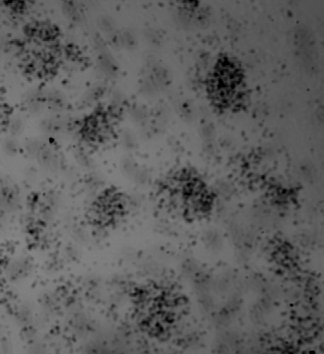
%> input picture TP02/DENSITY.TIF, 324 x 354 px
$ octave Eje04.m   (GNU Octave 9; MATLAB toolbox functions it lacks are replaced by stand-ins)
%> lines starting %> are read from the running program, lines starting %| are printed output that depends on the picture
%> the answer given: DENSITY.TIF
%> further down, I is the input picture: size 354x324 uint8; min 0, max 134, mean 94.4
### TP02/ecualizar.m
function J = ecualizar( I )
%J = ecualizar( I )
%   Ecualiza la imagen de entrada en UINT8

% histograma normalizado; devuelve un vector col
h = imhist(I)/numel(I);
%> h = 256 values, max 0.0234 at index 89, min 0 at index 136, mean 0.00391

% suma acumulada (siempre creciente). LUT de ecualización
g = uint8(cumsum(h)*255); % se multiplica por 255 porque el resultado de cumsum() está entre 0 y 1
%> g = 256 values from 0 to 255

J = aplicaLUT(I, g);


end

### TP02/aplicaLUT.m
function J = aplicaLUT( I, T )
%J = aplicaLUT( I, T )
%   Transforma la intensidad en I en base a T
%       I: imagen original
%       T: vector de transformaci髇
%       J: imagen procesada

J = I;

for k = 0:255
   J(I == k) = T(k+1); % T(0) no existe, comienza desde T(1) ...
end
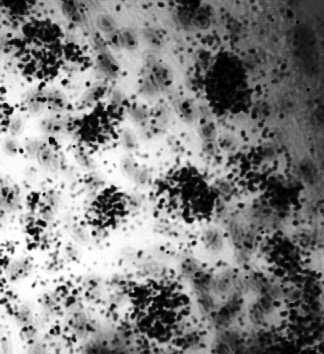
%> J: size 354x324 uint8; min 0, max 255, mean 129.5

end

### TP02/histograma.m
function h = histograma( I )
%h = histograma(I)
%   Calcula histograma de imagen uint8
%   I: imagen de entrada en uint8
%   h = histograma normalizado

h = zeros(1, 256);   % Inicializa histograma

% histograma sin normalizar
for k = 0:255
    h(k+1) = sum(I(:) == k);
end
%> after the loop, h = 256 values, max 2688 at index 89, min 0 at index 136, mean 448

% histograma normalizado
h = h/numel(I); % numel(I) = prod(size(I))
%> h = 256 values, max 0.0234 at index 89, min 0 at index 136, mean 0.00391

end

### TP02/Eje04.m
% Eje04: ecualizaci髇 de im醙enes
% Inicializaci髇
clear all
%close all

Resp = input('Nombre imagen: ', 's');

if isempty(Resp)
   return
end

I = imread(Resp);
%%
J = ecualizar(I);

hi = histograma(I);
%> hi has the same summary as h in histograma
hj = histograma(J);
%> hj = 256 values, max 0.0234 at index 87, min 0 at index 28, mean 0.00391
%%
figure, imshow([I J])
%> after `imshow([I J])`:
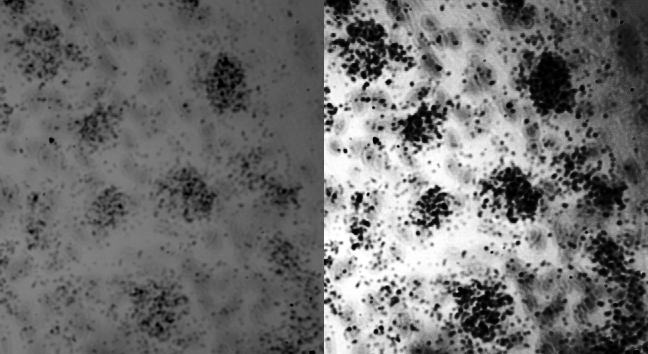
%> displayed picture: size 354x648, on the screen's scale of 0 to 255; min 0, max 255, mean 111.9

figure, subplot(211), plot(0:255, hi), title('Original'), grid on
subplot(212),plot(0:255, hj), title('Procesada'), grid on
%> after `grid on`:
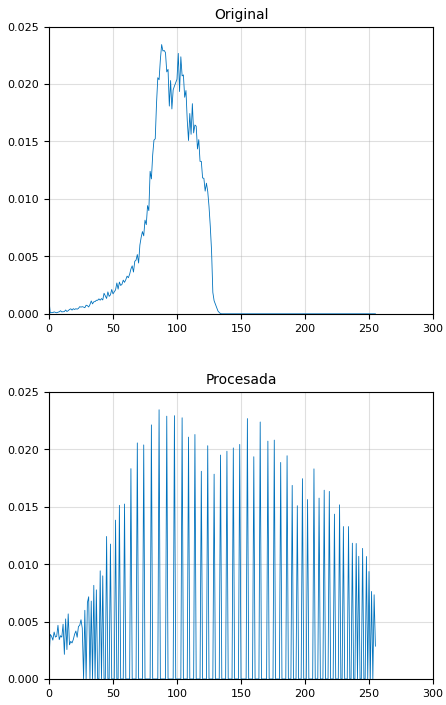
%> figure redrawn from the program's plot data, 2 panels; panel 1: curve peaks at x = 88, y = 0.0234; panel 2: curve peaks at x = 86, y = 0.0234

% imhist() no devuelve un histograma normalizado. Para 閟to podemos usar,
% por ejemplo, plot(0:255, hi)
